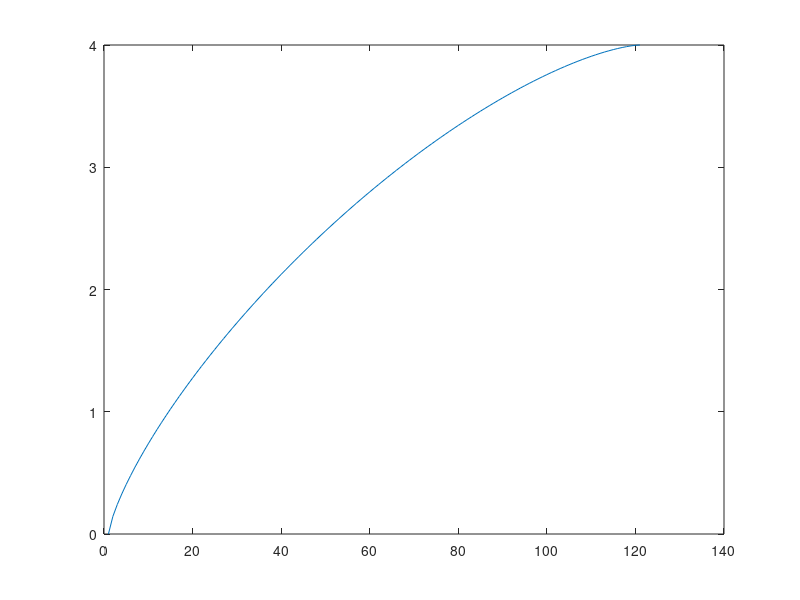

Here is the MATLAB script that generated this plot:
clear all
close all

clc

%*********************data*************************%

nose_long=12;

rocket_wide=2; %diameter

x_resolution=.1;

k=0;

C=0.0;

%*********Von Karman y L-V Haack********%

%C = 0.333333 %for L-V Haack nose cones

%C = 0 %for Von Karman nose cones

for X = 0:x_resolution:nose_long

k = k + 1 ;

x=X/nose_long;

h=acos(1-2*x);

r(k)= sqrt((h-(1/2)*sin(2*h)+(C*((sin(h))^3)*h))/pi);

r(k)=r(k)*(rocket_wide*2);

end

%***********************************%

plot(r)
